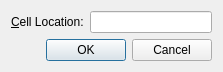
<?xml version="1.0" encoding="UTF-8"?>
<ui version="4.0">
 <class>GoToCellDialog</class>
 <widget class="QWidget" name="GoToCellDialog">
  <property name="geometry">
   <rect>
    <x>0</x>
    <y>0</y>
    <width>223</width>
    <height>71</height>
   </rect>
  </property>
  <property name="windowTitle">
   <string>Go to Cell</string>
  </property>
  <layout class="QVBoxLayout" name="verticalLayout">
   <item>
    <layout class="QHBoxLayout" name="horizontalLayout">
     <item>
      <widget class="QLabel" name="label">
       <property name="text">
        <string>&amp;Cell Location:</string>
       </property>
       <property name="buddy">
        <cstring>lineEdit</cstring>
       </property>
      </widget>
     </item>
     <item>
      <widget class="QLineEdit" name="lineEdit"/>
     </item>
    </layout>
   </item>
   <item>
    <widget class="QDialogButtonBox" name="buttonBox">
     <property name="standardButtons">
      <set>QDialogButtonBox::Cancel|QDialogButtonBox::Ok</set>
     </property>
    </widget>
   </item>
  </layout>
 </widget>
 <tabstops>
  <tabstop>lineEdit</tabstop>
 </tabstops>
 <resources/>
 <connections/>
</ui>
